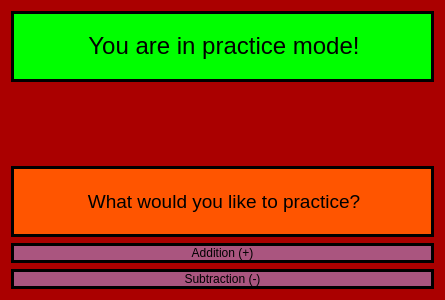
<?xml version="1.0" encoding="UTF-8"?>
<ui version="4.0">
 <class>g1_choose</class>
 <widget class="QDialog" name="g1_choose">
  <property name="geometry">
   <rect>
    <x>0</x>
    <y>0</y>
    <width>445</width>
    <height>300</height>
   </rect>
  </property>
  <property name="windowTitle">
   <string>Dialog</string>
  </property>
  <property name="styleSheet">
   <string notr="true">background-color: rgb(170, 0, 0);</string>
  </property>
  <layout class="QGridLayout" name="gridLayout">
   <item row="2" column="0">
    <widget class="QLabel" name="label">
     <property name="styleSheet">
      <string notr="true">font: 9pt &quot;Comic Sans MS&quot;;
border: 3px solid black;
background-color: rgb(255, 85, 0);</string>
     </property>
     <property name="text">
      <string>&lt;html&gt;&lt;head/&gt;&lt;body&gt;&lt;p align=&quot;center&quot;&gt;&lt;span style=&quot; font-size:14pt; color:#000000;&quot;&gt;What would you like to practice?&lt;/span&gt;&lt;/p&gt;&lt;/body&gt;&lt;/html&gt;</string>
     </property>
    </widget>
   </item>
   <item row="4" column="0">
    <widget class="QPushButton" name="pushButton_2">
     <property name="styleSheet">
      <string notr="true">background-color: rgb(170, 85, 127);
font: 75 12pt &quot;Comic Sans MS&quot;;
border: 3px solid black;</string>
     </property>
     <property name="text">
      <string>Subtraction (-)</string>
     </property>
    </widget>
   </item>
   <item row="3" column="0">
    <widget class="QPushButton" name="pushButton">
     <property name="styleSheet">
      <string notr="true">background-color: rgb(170, 85, 127);
font: 75 12pt &quot;Comic Sans MS&quot;;
border: 3px solid black;</string>
     </property>
     <property name="text">
      <string>Addition (+)</string>
     </property>
    </widget>
   </item>
   <item row="0" column="0">
    <widget class="QLabel" name="label_2">
     <property name="styleSheet">
      <string notr="true">font: 12pt &quot;Comic Sans MS&quot;;
border: 3px solid black;
background-color: rgb(0, 255, 0);
qproperty-alignment: AlignCenter;</string>
     </property>
     <property name="text">
      <string>&lt;html&gt;&lt;head/&gt;&lt;body&gt;&lt;p align=&quot;center&quot;&gt;&lt;span style=&quot; font-size:18pt;&quot;&gt;You are in practice mode!&lt;/span&gt;&lt;/p&gt;&lt;/body&gt;&lt;/html&gt;</string>
     </property>
    </widget>
   </item>
   <item row="1" column="0">
    <widget class="QLabel" name="label_3">
     <property name="styleSheet">
      <string notr="true">qproperty-alignment: AlignCenter;</string>
     </property>
     <property name="text">
      <string/>
     </property>
    </widget>
   </item>
  </layout>
 </widget>
 <resources/>
 <connections/>
</ui>
